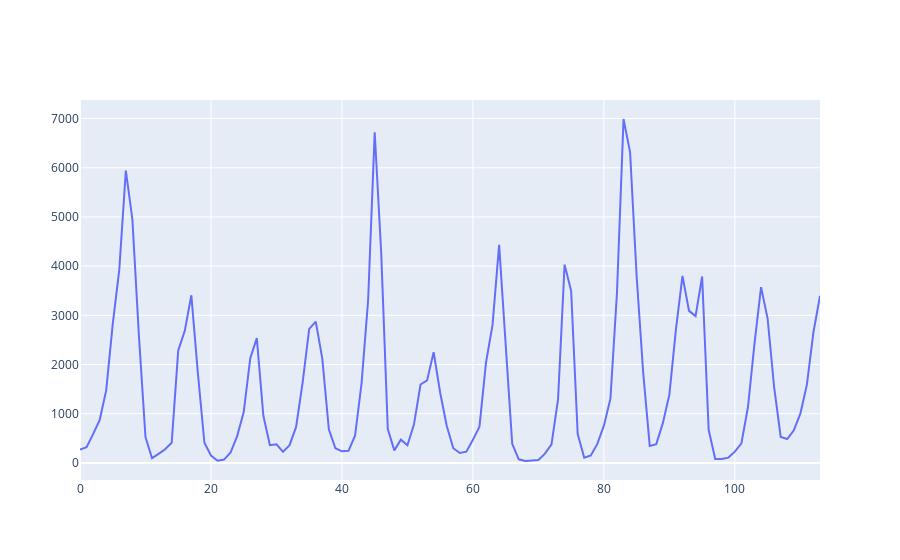

Notebook code cell kept with this figure:
### Code cell
lynx=load_lynx()
t=[i for i in range(len(lynx))]
fig=go.Figure()
fig.add_trace(go.Scatter(x=t,y=lynx,mode='lines'))
fig.show()
STE = SingleTakensEmbedding('search', n_jobs=-1)
emb = STE.fit_transform(lynx)

print(STE.time_delay_, STE.dimension_)
